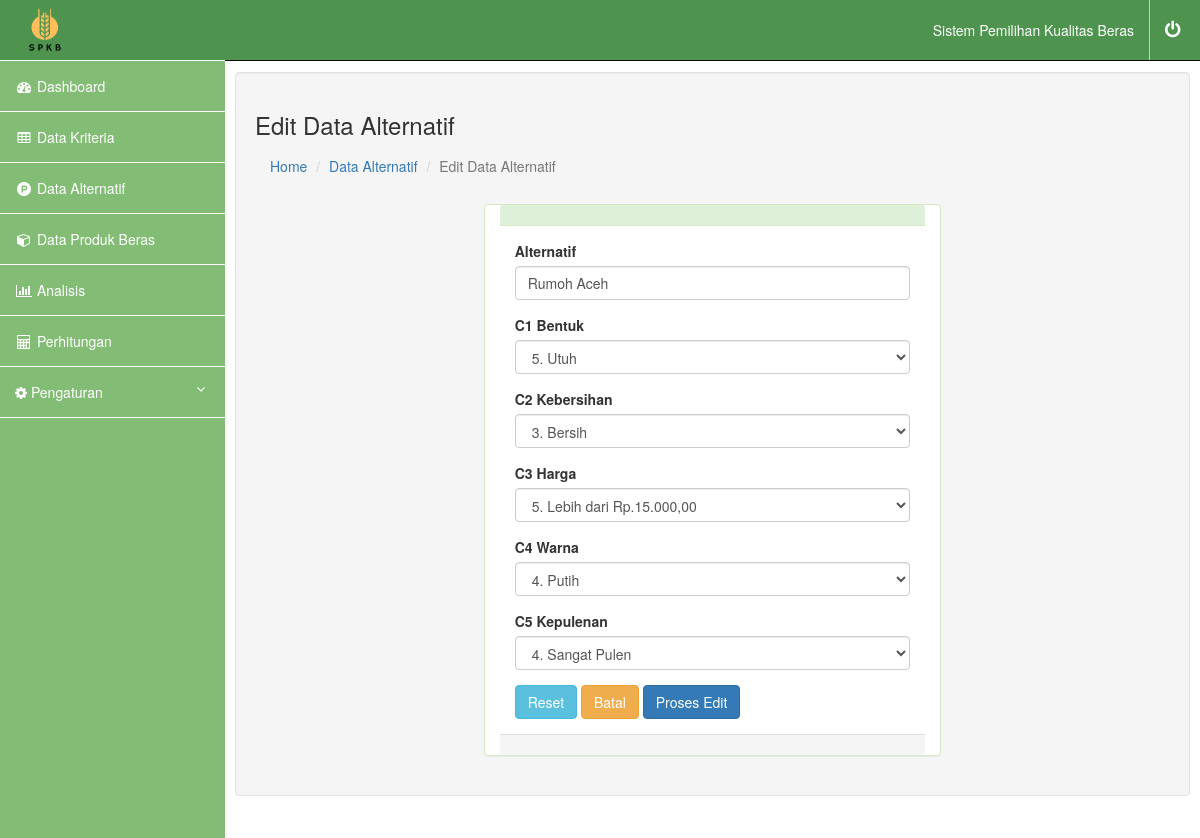
/edit-alternatif.php?id=13 (signed in), run on the app's committed database.
### tables this page shows
CREATE TABLE `alternatif` (
  `id_alternatif` varchar(20) NOT NULL,
  `alternatif` varchar(50) NOT NULL,
  `k1` varchar(20) NOT NULL,
  `k2` varchar(20) NOT NULL,
  `k3` varchar(20) NOT NULL,
  `k4` varchar(20) NOT NULL,
  `k5` varchar(20) NOT NULL
);

### edit-alternatif.php (the view, shortened to what this page needs)
<?php
include("headeruser.php");
include("configdb.php");
?>
<div id="page-wrapper">
	<div class="container-fluid">
		<div class="row" id="main">
			<div class="col-sm-12 col-md-12 well" id="content">
				<div class="page-breadcrumb">
					<div class="row align-items-center">
						<div class="col-md-6 col-8 align-self-center">
							<h3 class="page-title mb-0 p-0">Edit Data Alternatif</h3>
							<div class="d-flex align-items-center">
								<nav aria-label="breadcrumb">
									<ol class="breadcrumb">
										<li class="breadcrumb-item"><a href="indexuser.php">Home</a></li>
										<li class="breadcrumb-item"><a href="alternatif.php">Data Alternatif</a></li>
										<li class="breadcrumb-item active" aria-current="page">Edit Data Alternatif</li>
									</ol>
								</nav>
							</div>
						</div>
					</div>
				</div>
				<div class="container-fluid">
					<div class="row">
						<div class="panel panel-success col-md-6 col-md-offset-3">
							<div class="panel-heading"></div>
							<?php
							$kriteria = $mysqli->query("select * from kriteria");
							$i = 0;
							while ($row = $kriteria->fetch_assoc()) {
								@$k[$i] = $row["kriteria"];
								$i++;
							}
							$result = $mysqli->query("select * from alternatif where id_alternatif = " . $_GET['id'] . "");
							while ($row = $result->fetch_assoc()) {
							?>
								<div class="panel-body">
									<form role="form" method="post" action="edit.php?id=<?php echo $_GET['id']; ?>">
										<div class="box-body">
											<div class="form-group">
												<label for="alternatif">Alternatif</label>
												<input type="text" class="form-control" name="alternatif" id="alternatif" value="<?php echo $row["alternatif"]; ?>" placeholder="Jenis Kayu">
											</div>
											<div class="form-group">
												<label for="k1"><?php echo ucwords($k[0]); ?></label>
												<select class="form-control" name="k1" id="k1">
													<option value='5' <?php if ($row["k1"] == '5') echo "selected" ?>>5. Utuh</option>
												</select>
											</div>
											<div class="form-group">
												<label for="k2"><?php echo ucwords($k[1]); ?></label>
												<select class="form-control" name="k2" id="k2">
													<option value='3' <?php if ($row["k2"] == '3') echo "selected" ?>>3. Bersih</option>
												</select>
											</div>
											<div class="form-group">
												<label for="k3"><?php echo ucwords($k[2]); ?></label>
												<select class="form-control" name="k3" id="k3">
													<option value='5' <?php if ($row["k3"] == '5') echo "selected" ?>>5. Lebih dari Rp.15.000,00</option>
												</select>
											</div>
											<div class="form-group">
												<label for="k4"><?php echo ucwords($k[3]); ?></label>
												<select class="form-control" name="k4" id="k4">
													<option value='4' <?php if ($row["k4"] == '4') echo "selected" ?>>4. Putih</option>
												</select>
											</div>
											<div class="form-group">
												<label for="k5"><?php echo ucwords($k[4]); ?></label>
												<select class="form-control" name="k5" id="k5">
													<option value='4' <?php if ($row["k5"] == '4') echo "selected" ?>>4. Sangat Pulen</option>
												</select>
											</div>
										</div>
										<div class="box-footer">
											<button type="reset" class="btn btn-info">Reset</button>
											<a href="alternatif.php" type="cancel" class="btn btn-warning">Batal</a>
											<button type="submit" class="btn btn-primary">Proses Edit</button>
										</div>
									</form>
								<?php
							}
								?>
								</div>
								<div class="panel-footer text-primary">
								</div>
						</div>
					</div>
				</div>
			</div>
		</div>
	</div>
</div>
</body>
</html>

### headeruser.php (style rules this page uses)
#page-wrapper { width: 100%; padding: 0; background-color: #fff; }
@media (min-width:768px) { #page-wrapper { padding: 22px 10px; } }

### data on the page
alternatif: alternatif "Rumoh Aceh", k1 "5. Utuh", k2 "3. Bersih", k3 "5. Lebih dari Rp.15.000,00", k4 "4. Putih", k5 "4. Sangat Pulen"
